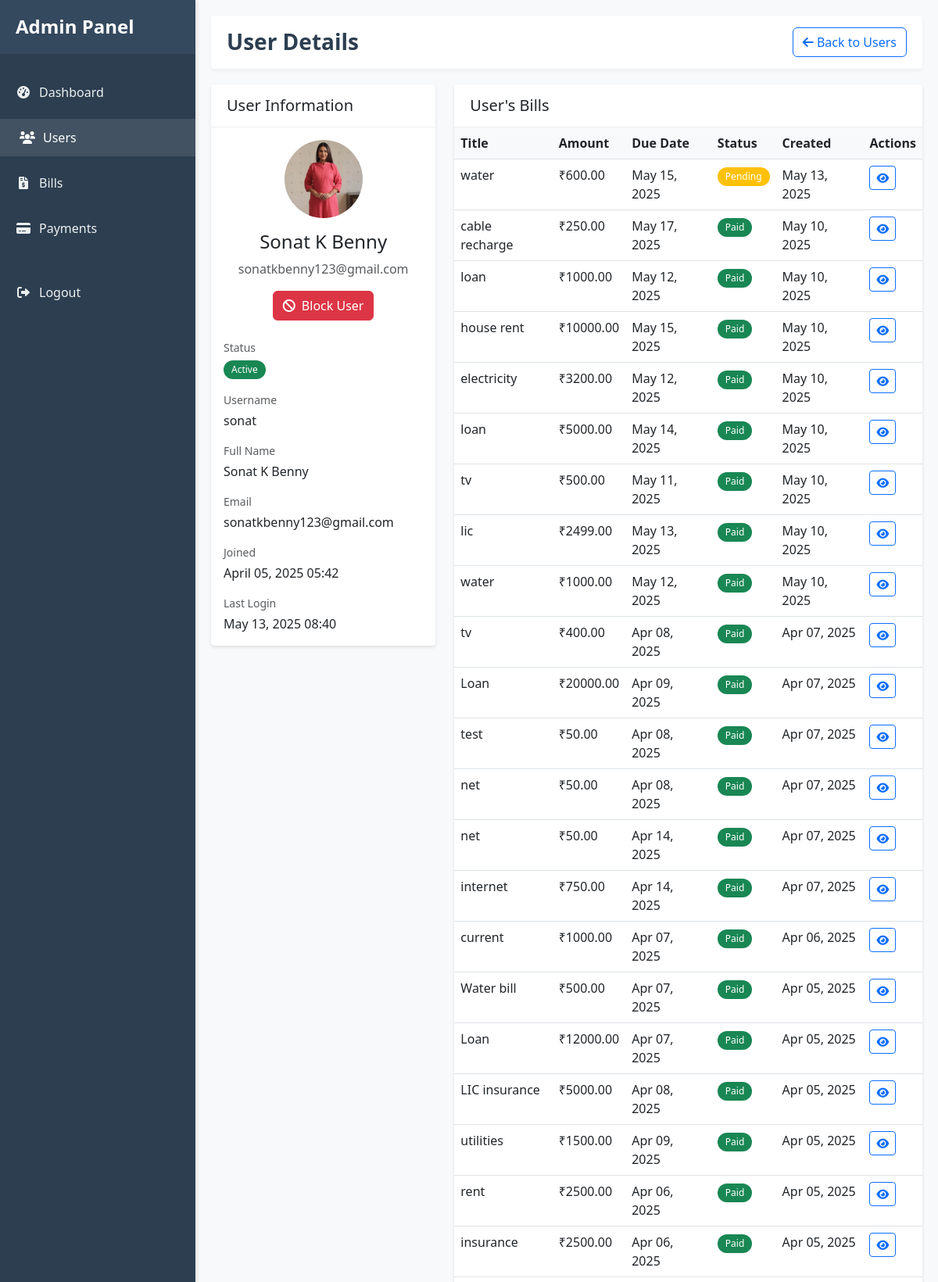
Page /admin-portal/users/6/ (signed in, upper part) on the committed database.
### app/models.py (models this page shows, shortened)
class Profile(models.Model):
    user = models.OneToOneField(User, on_delete=models.CASCADE)
    profile_picture = models.ImageField(upload_to='profile_pics/', null=True, blank=True)
    phone_number = models.CharField(max_length=15, blank=True)
    address = models.TextField(blank=True)
    otp = models.CharField(max_length=6, null=True, blank=True)
    otp_created_at = models.DateTimeField(null=True, blank=True)
    reset_otp = models.CharField(max_length=6, null=True, blank=True)
    reset_otp_created_at = models.DateTimeField(null=True, blank=True)

class Bill(models.Model):
    CATEGORY_CHOICES = [
        ('utilities', 'Utilities'),
        ('rent', 'Rent'),
        ('insurance', 'Insurance'),
        ('subscription', 'Subscription'),
        ('other', 'Other'),
    ]
    PAYMENT_STATUS_CHOICES = [
        ('pending', 'Pending'),
        ('paid', 'Paid'),
        ('overdue', 'Overdue'),
    ]
    user = models.ForeignKey(User, on_delete=models.CASCADE)
    title = models.CharField(max_length=200)
    description = models.TextField(blank=True)
    amount = models.DecimalField(max_digits=10, decimal_places=2)
    due_date = models.DateField()
    category = models.CharField(max_length=20, choices=CATEGORY_CHOICES)
    payment_status = models.CharField(max_length=20, choices=PAYMENT_STATUS_CHOICES, default='pending')
    paid_date = models.DateTimeField(null=True, blank=True)
    created_at = models.DateTimeField(auto_now_add=True)
    updated_at = models.DateTimeField(auto_now=True)
    reminder_sent = models.BooleanField(default=False)
    last_reminder_sent = models.DateTimeField(null=True, blank=True)

### app/views.py (the view)
# urls.py: path('admin-portal/users/<int:user_id>/', views.admin_user_detail, name='admin_user_detail'),
@staff_member_required(login_url='login')
def admin_user_detail(request, user_id):
    user = get_object_or_404(User, id=user_id)
    user_bills = Bill.objects.filter(user=user).order_by('-created_at')
    user_payments = Payment.objects.filter(user=user).order_by('-payment_date')
    context = {
        'user': user,
        'user_bills': user_bills,
        'user_payments': user_payments,
    }
    return render(request, 'app/admin/user_detail.html', context)

### app/templates/app/admin/user_detail.html (shortened to what this page needs)
{% extends 'app/admin/base.html' %}
{% block header_title %}User Details{% endblock %}
{% block header_actions %}
<a href="{% url 'admin_user_list' %}" class="btn btn-outline-primary">
    <i class="fas fa-arrow-left"></i> Back to Users
</a>
{% endblock %}
{% block content %}
<div class="row">
    <div class="col-md-4">
        <div class="card mb-4">
            <div class="card-header">
                <h5 class="card-title mb-0">User Information</h5>
            </div>
            <div class="card-body">
                <div class="text-center mb-4">
                    <div class="mx-auto rounded-circle bg-light d-flex align-items-center justify-content-center mb-3" style="width: 100px; height: 100px;">
                        {% if user.profile.profile_picture %}
                            <img src="{{ user.profile.profile_picture.url }}" alt="Profile Picture" class="rounded-circle" style="width: 100%; height: 100%; object-fit: cover;">
                        {% else %}
                            <i class="fas fa-user fa-3x text-secondary"></i>
                        {% endif %}
                    </div>
                    <h4>{{ user.get_full_name|default:user.username }}</h4>
                    <p class="text-muted mb-0">{{ user.email }}</p>
                    <div class="mt-3">
                        {% if not user.is_superuser %}
                            {% if user.is_active %}
                                <form method="post" action="{% url 'admin_toggle_user_status' user.id %}" class="d-inline">
                                    <button type="submit" class="btn btn-danger">
                                        <i class="fas fa-ban me-2"></i>Block User
                                    </button>
                                </form>
                            {% endif %}
                        {% endif %}
                    </div>
                </div>
                <div class="mb-3">
                    <small class="text-muted d-block mb-1">Status</small>
                    <div>
                        {% if user.is_active %}
                            <span class="badge bg-success">Active</span>
                        {% else %}
                            <span class="badge bg-danger">Blocked</span>
                        {% endif %}
                    </div>
                </div>
                <div class="mb-3">
                    <small class="text-muted d-block mb-1">Username</small>
                    <p class="mb-0">{{ user.username }}</p>
                </div>
                <div class="mb-3">
                    <small class="text-muted d-block mb-1">Full Name</small>
                    <p class="mb-0">{{ user.get_full_name|default:"-" }}</p>
                </div>
                <div class="mb-3">
                    <small class="text-muted d-block mb-1">Email</small>
                    <p class="mb-0">{{ user.email }}</p>
                </div>
                <div class="mb-3">
                    <small class="text-muted d-block mb-1">Joined</small>
                    <p class="mb-0">{{ user.date_joined|date:"F d, Y H:i" }}</p>
                </div>
                <div>
                    <small class="text-muted d-block mb-1">Last Login</small>
                    <p class="mb-0">{{ user.last_login|date:"F d, Y H:i"|default:"-" }}</p>
                </div>
            </div>
        </div>
    </div>
    <div class="col-md-8">
        <div class="card mb-4">
            <div class="card-header d-flex justify-content-between align-items-center">
                <h5 class="card-title mb-0">User's Bills</h5>
            </div>
            <div class="card-body p-0">
                <div class="table-responsive">
                    <table class="table table-hover">
                        <thead>
                            <tr>
                                <th>Title</th>
                                <th>Amount</th>
                                <th>Due Date</th>
                                <th>Status</th>
                                <th>Created</th>
                                <th>Actions</th>
                            </tr>
                        </thead>
                        <tbody>
                            {% if user_bills %}
                                {% for bill in user_bills %}
                                    <tr>
                                        <td>{{ bill.title }}</td>
                                        <td>₹{{ bill.amount }}</td>
                                        <td>{{ bill.due_date|date:"M d, Y" }}</td>
                                        <td>
                                            {% if bill.payment_status == 'paid' %}
                                                <span class="badge bg-success">Paid</span>
                                            {% elif bill.payment_status == 'overdue' %}
                                                <span class="badge bg-danger">Overdue</span>
                                            {% else %}
                                                <span class="badge bg-warning">Pending</span>
                                            {% endif %}
                                        </td>
                                        <td>{{ bill.created_at|date:"M d, Y" }}</td>
                                        <td>
                                            <a href="{% url 'admin_bill_detail' bill.id %}" class="btn btn-sm btn-outline-primary">
                                                <i class="fas fa-eye"></i>
                                            </a>
                                        </td>
                                    </tr>
                                {% endfor %}
                            {% else %}
                                <tr>
                                    <td colspan="6" class="text-center py-4">
                                        <p class="mb-0 text-muted">No bills found for this user</p>
                                    </td>
                                </tr>
                            {% endif %}
                        </tbody>
                    </table>
                </div>
            </div>
        </div>
    </div>
</div>
{% endblock %}

### app/templates/app/admin/base.html (style rules this page uses)
:root { --primary-color: #2c3e50; --secondary-color: #34495e; --accent-color: #3498db; --success-color: #2ecc71; --danger-color: #e74c3c; --warning-color: #f39c12; --info-color: #3498db; --light-color: #ecf0f1; --dark-color: #2c3e50; --border-radius: 4px; --box-shadow: 0 2px 4px rgba(0,0,0,0.1); --transition: all 0.3s ease; --sidebar-width: 250px; }
body { font-family: 'Segoe UI', Tahoma, Geneva, Verdana, sans-serif; background-color: #f8f9fa; min-height: 100vh; display: flex; flex-direction: column; }
.card { border: none; border-radius: var(--border-radius); box-shadow: var(--box-shadow); margin-bottom: 20px; }
.card-header { background-color: white; border-bottom: 1px solid #eee; padding: 15px 20px; font-weight: 600; }
.table { margin-bottom: 0; }
.table th { background-color: #f8f9fa; font-weight: 600; border-bottom-width: 1px; }
.badge { font-weight: 500; padding: 6px 10px; border-radius: 20px; }

### rows in the picture
Bill: title "water", amount "600.00", due_date "May 15, 2025", payment_status "Pending", created_at "May 13, 2025"
Bill: title "cable recharge", amount "250.00", due_date "May 17, 2025", payment_status "Paid", created_at "May 10, 2025"
Bill: title "loan", amount "1000.00", due_date "May 12, 2025", payment_status "Paid", created_at "May 10, 2025"
Bill: title "house rent", amount "10000.00", due_date "May 15, 2025", payment_status "Paid", created_at "May 10, 2025"
Bill: title "electricity", amount "3200.00", due_date "May 12, 2025", payment_status "Paid", created_at "May 10, 2025"
Bill: title "loan", amount "5000.00", due_date "May 14, 2025", payment_status "Paid", created_at "May 10, 2025"
Bill: title "tv", amount "500.00", due_date "May 11, 2025", payment_status "Paid", created_at "May 10, 2025"
Bill: title "lic", amount "2499.00", due_date "May 13, 2025", payment_status "Paid", created_at "May 10, 2025"
Bill: title "water", amount "1000.00", due_date "May 12, 2025", payment_status "Paid", created_at "May 10, 2025"
Bill: title "tv", amount "400.00", due_date "Apr 08, 2025", payment_status "Paid", created_at "Apr 07, 2025"
Bill: title "Loan", amount "20000.00", due_date "Apr 09, 2025", payment_status "Paid", created_at "Apr 07, 2025"
Bill: title "test", amount "50.00", due_date "Apr 08, 2025", payment_status "Paid", created_at "Apr 07, 2025"
Bill: title "net", amount "50.00", due_date "Apr 08, 2025", payment_status "Paid", created_at "Apr 07, 2025"
Bill: title "net", amount "50.00", due_date "Apr 14, 2025", payment_status "Paid", created_at "Apr 07, 2025"
Bill: title "internet", amount "750.00", due_date "Apr 14, 2025", payment_status "Paid", created_at "Apr 07, 2025"
Bill: title "current", amount "1000.00", due_date "Apr 07, 2025", payment_status "Paid", created_at "Apr 06, 2025"
Bill: title "Water bill", amount "500.00", due_date "Apr 07, 2025", payment_status "Paid", created_at "Apr 05, 2025"
Bill: title "Loan", amount "12000.00", due_date "Apr 07, 2025", payment_status "Paid", created_at "Apr 05, 2025"
Bill: title "LIC insurance", amount "5000.00", due_date "Apr 08, 2025", payment_status "Paid", created_at "Apr 05, 2025"
Bill: title "utilities", amount "1500.00", due_date "Apr 09, 2025", payment_status "Paid", created_at "Apr 05, 2025"
Bill: title "rent", amount "2500.00", due_date "Apr 06, 2025", payment_status "Paid", created_at "Apr 05, 2025"
Bill: title "insurance", amount "2500.00", due_date "Apr 06, 2025", payment_status "Paid", created_at "Apr 05, 2025"

### other values in the picture
{{ user.get_full_name|default:user.username }} "Sonat K Benny"
{{ user.email }} "sonatkbenny123@gmail.com"
{{ user.username }} "sonat"
{{ user.get_full_name|default:"-" }} "Sonat K Benny"
{{ user.date_joined|date:"F d, Y H:i" }} "April 05, 2025 05:42"
{{ user.last_login|date:"F d, Y H:i"|default:"-" }} "May 13, 2025 08:40"
